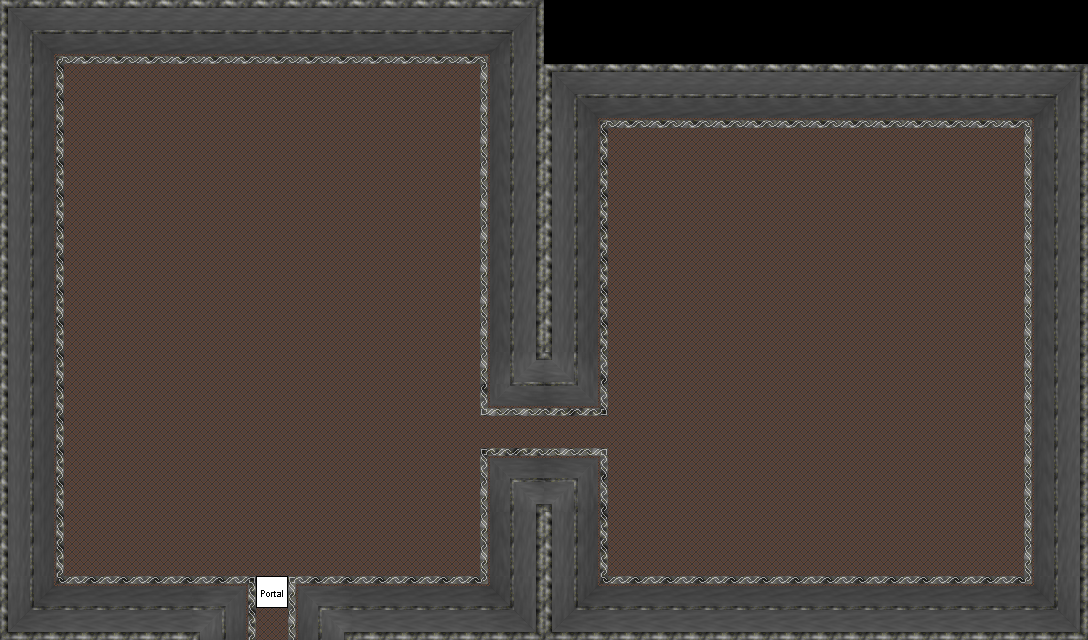

Rendered tile map (Tiled .tmx) drawn with the repository's tilesets; below, a short description and the map source with its tile grids summarised:
An orthogonal 34x20 tile map with 32x32 px tiles, 6 tile layers (0_floor, 1_terrain, 2_object, 3_roof, ...), 2 hidden layers not drawn, 4 tilesets.

<map version="1.2" tiledversion="1.3.0" orientation="orthogonal" renderorder="right-down" compressionlevel="0" width="34" height="20" tilewidth="32" tileheight="32" infinite="0" nextlayerid="9" nextobjectid="1">
 <tileset firstgid="1" name="logic/collision" tilewidth="32" tileheight="32" tilecount="1" columns="1">
  <image source="../../tileset/logic/collision.png" width="32" height="32" />
 </tileset>
 <tileset firstgid="2" name="int_grey" tilewidth="32" tileheight="32" tilecount="121" columns="11">
  <image source="../../tileset/building/wall/int_grey.png" width="352" height="352" />
 </tileset>
 <tileset firstgid="123" name="floor_tiles" tilewidth="32" tileheight="32" tilecount="9" columns="3">
  <image source="../../tileset/ground/indoor/floor_tiles.png" width="96" height="96" />
 </tileset>
 <tileset firstgid="132" name="logic/portal" tilewidth="32" tileheight="32" tilecount="24" columns="8">
  <image source="../../tileset/logic/portal.png" width="256" height="96" />
 </tileset>
 <layer id="1" name="0_floor" width="34" height="20">
  <data>[680 cells, 646 non-empty, 1 distinct tile ids]</data>
 </layer>
 <layer id="2" name="1_terrain" width="34" height="20">
  <data>[680 cells, 250 non-empty, 34 distinct tile ids]</data>
 </layer>
 <layer id="3" name="2_object" width="34" height="20">
  <data>[680 cells, 0 non-empty, 0 distinct tile ids]</data>
 </layer>
 <layer id="4" name="3_roof" width="34" height="20">
  <data>[680 cells, 0 non-empty, 0 distinct tile ids]</data>
 </layer>
 <layer id="5" name="4_roof_add" width="34" height="20">
  <data>[680 cells, 0 non-empty, 0 distinct tile ids]</data>
 </layer>
 <layer id="6" name="objects" width="34" height="20">
  <data>[680 cells, 1 non-empty, 1 distinct tile ids]</data>
 </layer>
 <layer id="7" name="collision" width="34" height="20" visible="0" opacity="0.24">
  <data>[680 cells, 285 non-empty, 1 distinct tile ids]</data>
 </layer>
 <layer id="8" name="protection" width="34" height="20" visible="0" opacity="0.2">
  <data>[680 cells, 0 non-empty, 0 distinct tile ids]</data>
 </layer>
</map>
